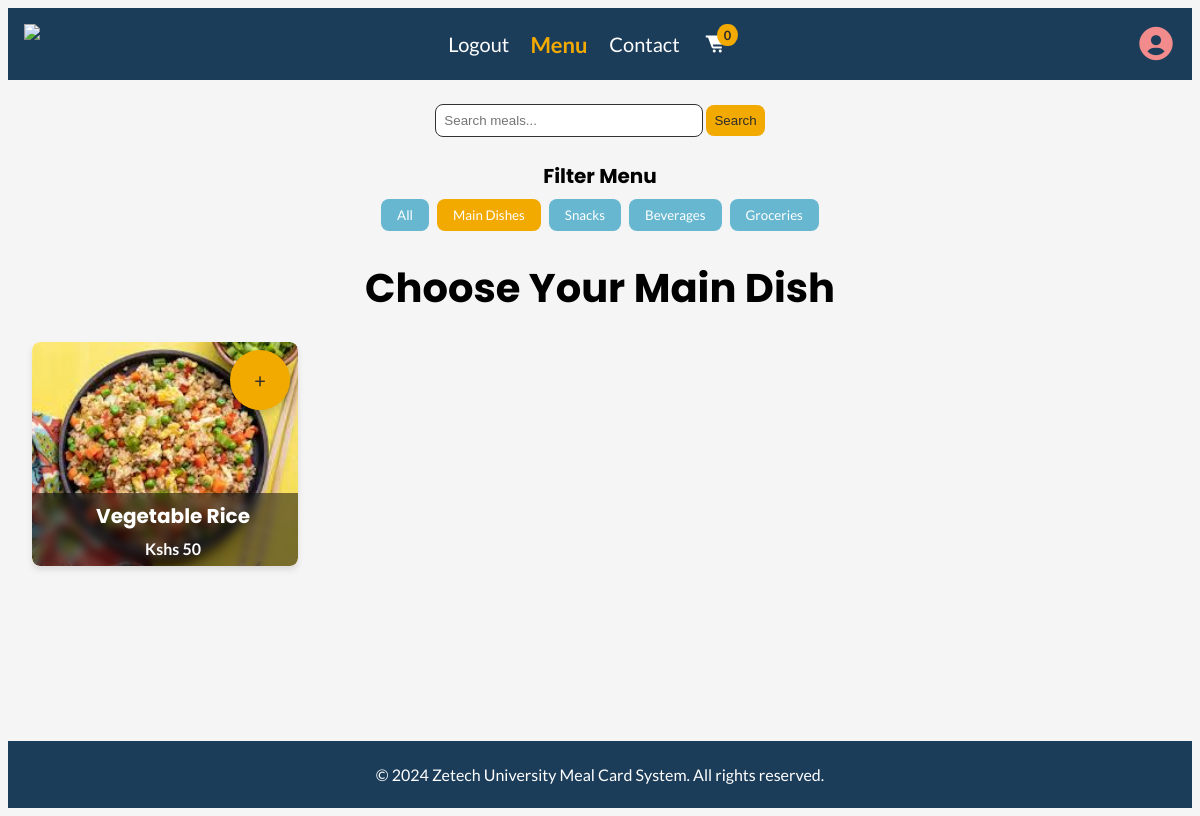
Screenshot of /main_dishes.php (signed in) with the database file from the repository.
### tables this page shows
CREATE TABLE `menu` (
  `meal_id` int(11) NOT NULL,
  `meal_title` varchar(255) NOT NULL,
  `meal_price` varchar(100) NOT NULL,
  `meal_category` varchar(100) NOT NULL,
  `date_created` timestamp NOT NULL DEFAULT current_timestamp(),
  `meal_img` varchar(255) NOT NULL
);

### main_dishes.php (the view, shortened to what this page needs)
<?php
include 'includes/config.php';
$mainDishes = $conn->query("SELECT meal_id AS id, meal_title AS title, meal_price AS price, meal_img AS img FROM menu WHERE meal_category = 'main'");
?>
<!DOCTYPE html>
<html lang="en">
<head>
    <link href='https://unpkg.com/boxicons@2.1.4/css/boxicons.min.css' rel='stylesheet'>
    <link rel="stylesheet" href="css/menu.css">
</head>
<body>
    <header class="header-menu">
        <nav class="nav-menu">
            <img src="assets/images/logo_name.png" class="nav-link" height="40rem" style="margin-right: auto;">
            <a href="logout.php" class="nav-link">Logout</a>
            <a href="menu.php" class="nav-link active-link">Menu</a>
            <a href="contact.php" class="nav-link">Contact</a>
            <a href="cart.php" class="nav-link"><i class='bx bxs-cart-alt'></i><sup>
                    <?php
                    $count = 0;
                    echo "$count";
                    ?>
                </sup></a>
            <a class="nav-link" href="profile.php" style="margin-left: auto;"><i class='bx bxs-user-circle' style="font-size: 2.5rem;color:var(--color-soft-coral)"></i></a>
        </nav>
    </header>
    <main class="menu-container">
        <div class="search-container">
            <form action="search.php" method="GET">
                <input type="text" name="search_term" placeholder="Search meals..." class="search-input" required>
                <button type="submit" name="search" class="search-button">Search</button>
            </form>
        </div>
        <div class="filter-container">
            <h2 class="filter-title">Filter Menu</h2>
            <div class="filter-buttons">
                <button class="filter-button" data-category="all"><a href="menu.php" style="text-decoration: none;color: inherit;">All</a></button>
                <button class="filter-button active" data-category="main-dishes"><a href="main_dishes.php" style="text-decoration: none;color: inherit;">Main Dishes</a></button>
                <button class="filter-button" data-category="snacks"><a href="snacks.php" style="text-decoration: none;color: inherit;">Snacks</a></button>
                <button class="filter-button" data-category="beverages"><a href="beverages.php" style="text-decoration: none;color: inherit;">Beverages</a></button>
                <button class="filter-button" data-category="groceries"><a href="groceries.php" style="text-decoration: none;color: inherit;">Groceries</a></button>
            </div>
        </div>
        <h1 class="menu-title">Choose Your Main Dish</h1>
        <div class="grid-container">
            <?php if ($mainDishes->num_rows > 0): ?>
                <?php while ($item = $mainDishes->fetch_assoc()): ?>
                    <div class="menu-card">
                        <a href="main_dishes.php?add_to_cart=<?php echo htmlspecialchars($item['id']); ?>" style="text-decoration: none;">
                            <div class="add-to-cart">
                                <span class="plus-sign">+</span>
                            </div>
                        </a>
                        <div class="menu-image-container">
                            <img src="admin/uploads/images/<?php echo htmlspecialchars($item['img']); ?>" alt="<?php echo htmlspecialchars($item['title']); ?>" class="menu-image">
                            <div class="menu-item-info">
                                <h2 class="menu-item-title"><?php echo htmlspecialchars($item['title']); ?></h2>
                                <p class="menu-item-price">Kshs <?php echo htmlspecialchars($item['price']); ?></p>
                            </div>
                        </div>
                    </div>
                <?php endwhile; ?>
            <?php else: ?>
                <p class="no-items-message">Sorry, there are no main dishes available at the moment. Please check back later!</p>
            <?php endif; ?>
        </div>
    </main>
    <footer class="footer-menu">
        <p>&copy; 2024 Zetech University Meal Card System. All rights reserved.</p>
    </footer>
</body>
</html>

### rows the page displays
menu: meal_img (picture), meal_title "Vegetable Rice", meal_price "50"

### other values shown
$count "0"
